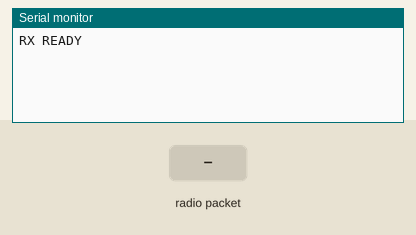
A sketch run on a simulated Arduino Uno, built with avr-gcc and run on an emulated ATmega328P. Shown: the last lines printed to the serial monitor. The inputs (shaded band) are chosen by the test bench. No radio packets arrive unless stated.

Above: at 1.2 s.
1.3 s: radio packet "1" arrives
At 1.6 s:
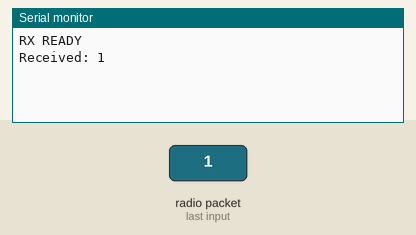
2.8 s: radio packet "0" arrives
At 4.0 s:
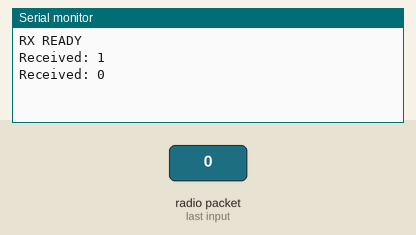
4.3 s: radio packet "2" arrives
At 5.1 s:
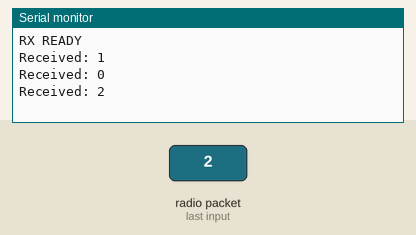

Measured:
- after the input at 1.3 s, the serial monitor: prints a new line at once (image 1)
- after the input at 2.8 s, the serial monitor: prints a new line at once (image 2)
- after the input at 4.3 s, the serial monitor: prints a new line at once (image 3)

The sketch:

NRFFFHELLO.ino
```cpp
#include <SPI.h>
#include <RF24.h>

RF24 radio(7, 8);

const byte address[6] = "00001";

void setup() {

  Serial.begin(9600);

  if (!radio.begin()) {
    Serial.println("NRF FAIL");
    while (1);
  }

  radio.setPALevel(RF24_PA_MIN);
  radio.setDataRate(RF24_250KBPS);
  radio.setChannel(108);

  radio.openReadingPipe(0, address);

  radio.startListening();

  Serial.println("RX READY");
}

void loop() {

  if (radio.available()) {

    char text[32] = "";

    radio.read(&text, sizeof(text));

    Serial.print("Received: ");
    Serial.println(text);
  }
}
```
